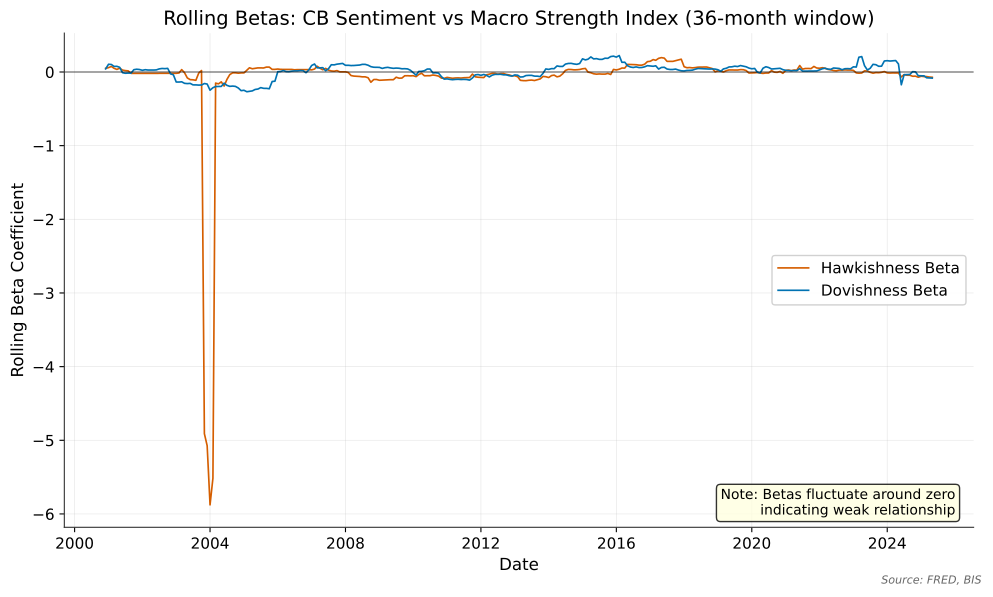

Write the Python code that produced this figure.
"""Rolling Betas vs Macro Index - Hawkish and Dovish sentiment betas"""
import matplotlib.pyplot as plt
import pandas as pd
from pathlib import Path
import sys

sys.path.insert(0, str(Path(__file__).parent.parent))

from utils import apply_style, get_color, load_data, save_to_script_dir

apply_style()


def main():
    df = load_data('rolling_results_macro.csv')

    fig, ax = plt.subplots(figsize=(10, 6))

    ax.plot(df.index, df['hawkish_beta'], label='Hawkishness Beta',
            color=get_color('hawkish'), linewidth=1.2)
    ax.plot(df.index, df['dovish_beta'], label='Dovishness Beta',
            color=get_color('dovish'), linewidth=1.2)

    ax.set_xlabel('Date')
    ax.set_ylabel('Rolling Beta Coefficient')
    ax.set_title('Rolling Betas: CB Sentiment vs Macro Strength Index (36-month window)')
    ax.legend(loc='best')
    ax.grid(True, alpha=0.3)
    ax.axhline(y=0, color='black', linestyle='-', linewidth=0.5)

    # Add annotation about low predictive power
    ax.text(0.98, 0.02, 'Note: Betas fluctuate around zero\nindicating weak relationship',
            transform=ax.transAxes, ha='right', va='bottom', fontsize=10,
            bbox=dict(boxstyle='round', facecolor='lightyellow', alpha=0.8))

    save_to_script_dir(fig, __file__, source_text="Source: FRED, BIS")


if __name__ == '__main__':
    main()
